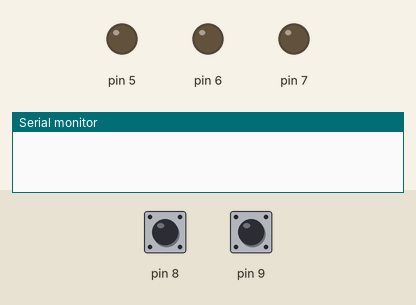
Simulated run of this program. Board: Arduino Uno, built with avr-gcc and run on an emulated ATmega328P. Shown: output pins drawn as LEDs (lit = HIGH), the last lines printed to the serial monitor. The inputs (shaded band) are chosen by the test bench; at power-on: pin 8 HIGH, pin 9 HIGH.

Above: at 1.2 s.
1.3 s: pin 8 pulled LOW for 0.15 s
At 1.9 s:
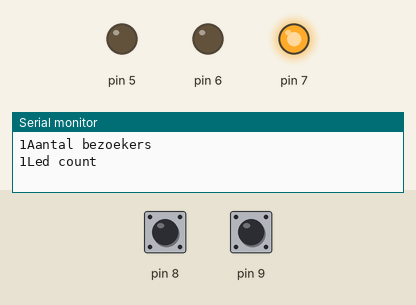
2.9 s: pin 8 pulled LOW for 1 s
At 3.2 s:
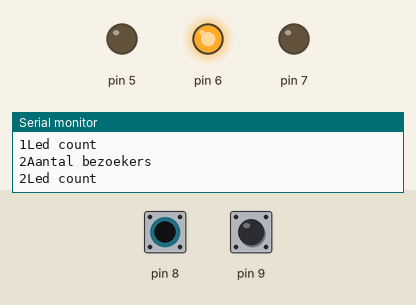
5.4 s: pin 8 pulled LOW for 0.15 s
At 6.3 s:
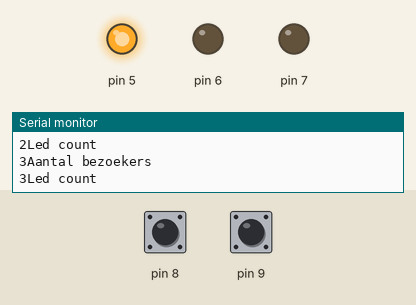
7.0 s: pin 8 pulled LOW for 3.2 s
At 7.5 s:
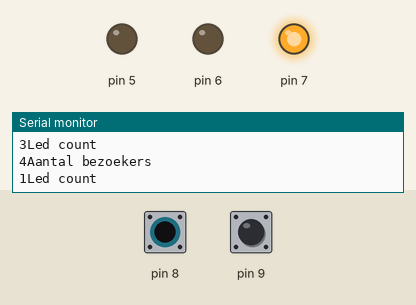
11.7 s: pin 9 pulled LOW for 0.15 s
At 12.3 s:
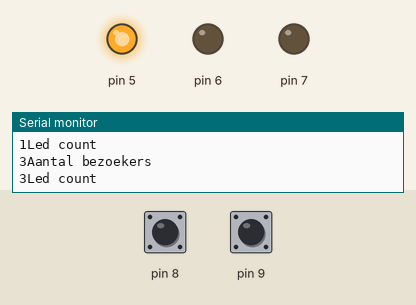
Timing chart, 0 to 14.3 s (numbered marks = the images above; inputs shaded):
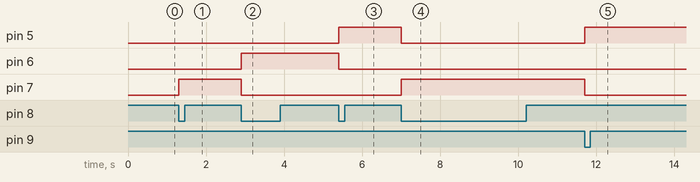

Measured:
- after the input at 1.3 s, pin 7: LOW → HIGH at once
- after the input at 2.9 s, pin 6: LOW → HIGH at once; pin 7: HIGH → LOW at once
- after the input at 5.4 s, pin 5: LOW → HIGH at once; pin 6: HIGH → LOW at once
- after the input at 7.0 s, pin 5: HIGH → LOW at once; pin 7: LOW → HIGH at once
- after the input at 11.7 s, pin 5: LOW → HIGH at once; pin 7: HIGH → LOW at once

The program:

main.cpp
```cpp
#include <Arduino.h>

// put function declarations here:
int button1(8);
int stateButton1(0);
int lastsavedbuttonstate1(0);
int AmountOfPeople(0);
int button2(9);
int stateButton2(0);
int lastsavedbuttonstate2(0);
unsigned long time;
unsigned long lastime;
unsigned long debounce;

int YellowLed(7);
int BlueLed(6);
int GreenLed(5);
int OopLed(5);

int ledCount1to3(0);

int nummer0(0);
int nummer1(1);
int nummer2(2);
int nummer3(3);
int nummer4(4);
int debouncedelay(1000);


void setup() {
  // put your setup code here, to run once:
  Serial.begin(9600);
  pinMode(button1,INPUT_PULLUP);
  pinMode(button2,INPUT_PULLUP);
  pinMode(YellowLed, OUTPUT);
  pinMode(BlueLed, OUTPUT);
  pinMode(GreenLed, OUTPUT);

}

void loop() {
  // put your main code here, to run repeatedly:
  time = millis();
  debounce = time - lastime;

    lastsavedbuttonstate1 = stateButton1;
    stateButton1 = digitalRead(button1);
    lastsavedbuttonstate2 = stateButton2;
    stateButton2 = digitalRead(button2);

  if (stateButton1 == LOW and lastsavedbuttonstate1 == HIGH and debounce >=debouncedelay) {
    AmountOfPeople ++;
    Serial.print(AmountOfPeople);
    Serial.println("Aantal bezoekers");
    lastime = time;
    ledCount1to3 ++;
    if (ledCount1to3 == nummer4){
      ledCount1to3 = nummer1;
    }
    Serial.print(ledCount1to3);
    Serial.println("Led count");
  }

  if (stateButton2 == LOW and lastsavedbuttonstate2 == HIGH and AmountOfPeople >= 1 and debounce >=debouncedelay) {
    AmountOfPeople --;
    Serial.print(AmountOfPeople);
    Serial.println("Aantal bezoekers");
    lastime = time;
    ledCount1to3 --;
    if (ledCount1to3 == nummer0) {
      ledCount1to3 = nummer3;
    }

    Serial.print(ledCount1to3);
    Serial.println("Led count");
  }

  if (AmountOfPeople == nummer0) {
    ledCount1to3 = nummer0;
  }


  if (ledCount1to3 == nummer0){
    digitalWrite(YellowLed, LOW);
    digitalWrite(BlueLed, LOW);
    digitalWrite(GreenLed, LOW);
  }
  if (ledCount1to3 == nummer1){
    digitalWrite(YellowLed, HIGH);
    digitalWrite(BlueLed, LOW);
    digitalWrite(GreenLed, LOW);
  }
  if (ledCount1to3 == nummer2) {
    digitalWrite(BlueLed, HIGH);
    digitalWrite(YellowLed, LOW);
    digitalWrite(GreenLed, LOW);
  }
  if (ledCount1to3 == nummer3) {
    digitalWrite(GreenLed, HIGH);
    digitalWrite(YellowLed, LOW);
    digitalWrite(BlueLed, LOW);
  }


}

// put function definitions here:
```
